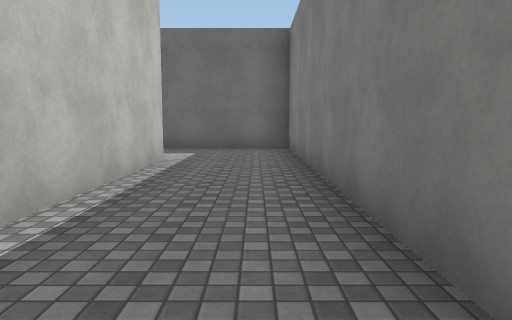
view 1 (above)

21 first-person views from a walk through a scene from a Unity 3-D project. The camera is 1.3 m above the floor, tilts 6° down and sees 70° across. The floor is counted in squares, 2 m on a side. Each view is taken from the middle of a square. On the plan, view 1 faces up. The plan holds only what a view shows up to about 11 squares ahead; the rest is blank. The place goes on beyond the plan. The player is left out. Some animated figures are left out. Surface patterns are stand-ins for the level's own textures.

view 2
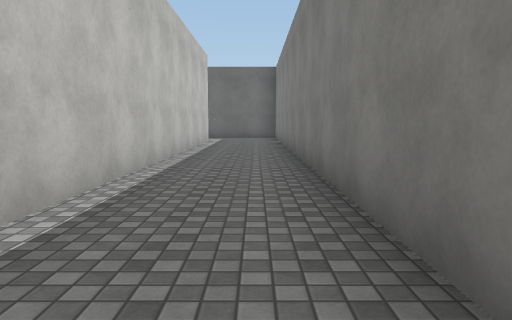

view 3
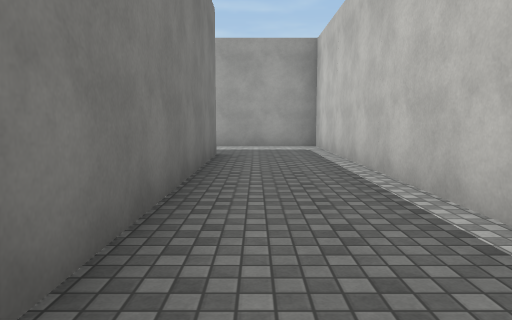

view 4
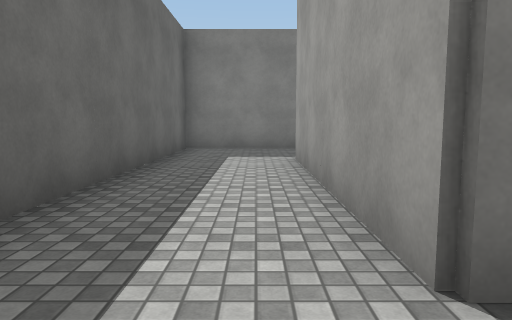

view 5
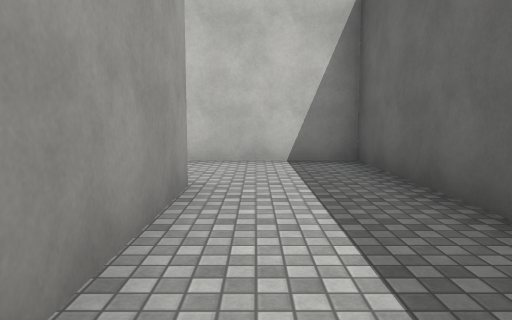

view 6
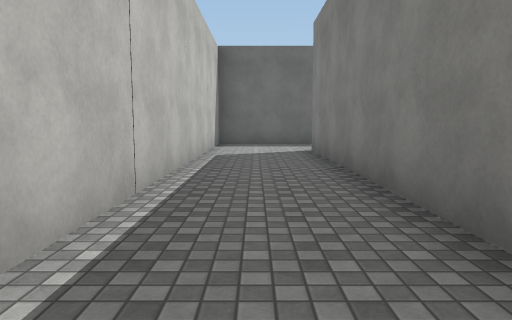

view 7
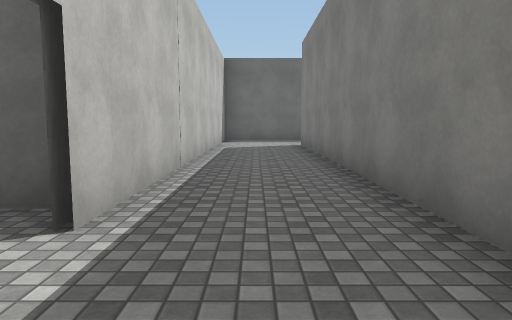

view 8
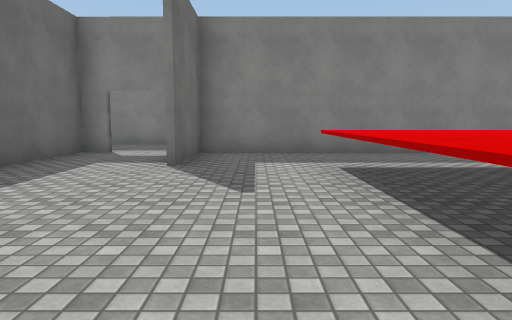

view 9
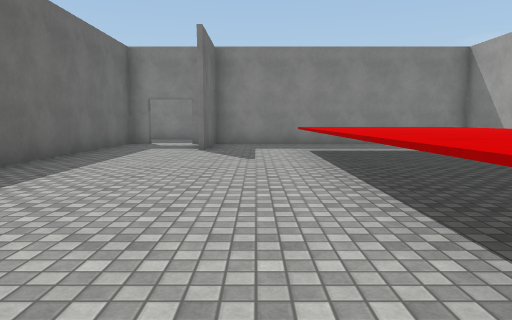

view 10
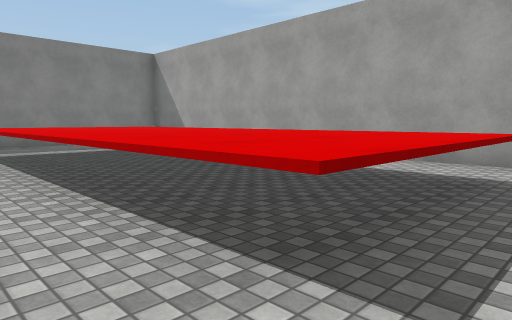

view 11
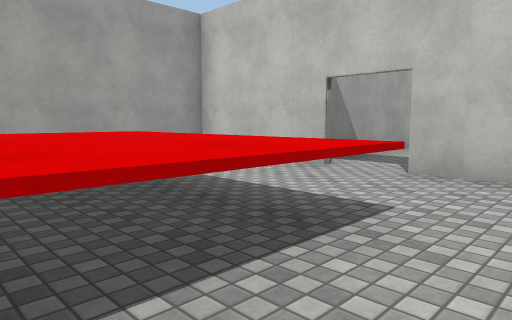

view 12
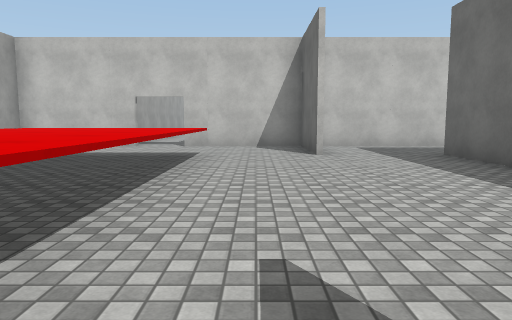

view 13
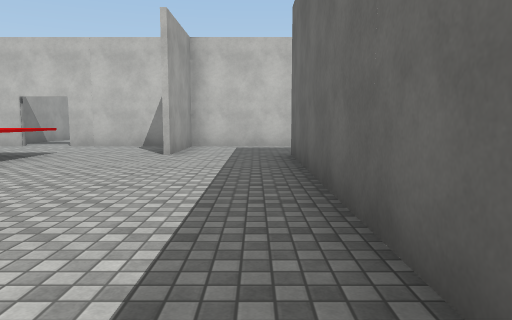

view 14
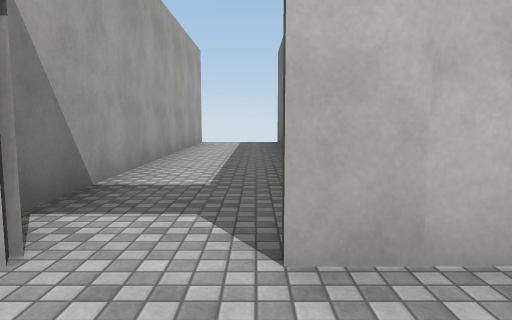

view 15
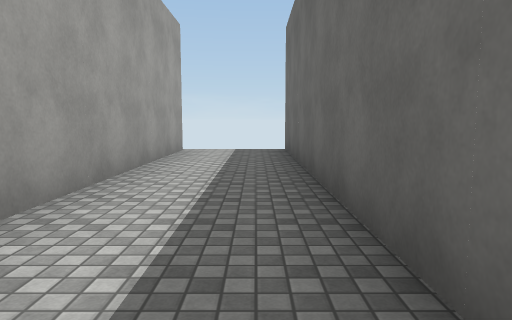

view 16
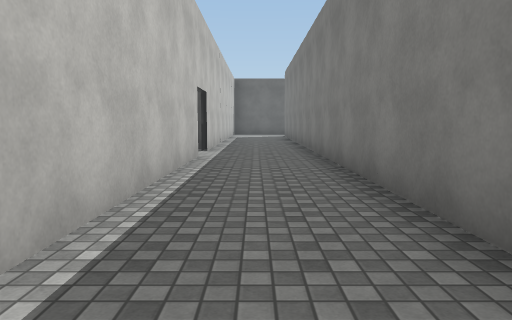

view 17
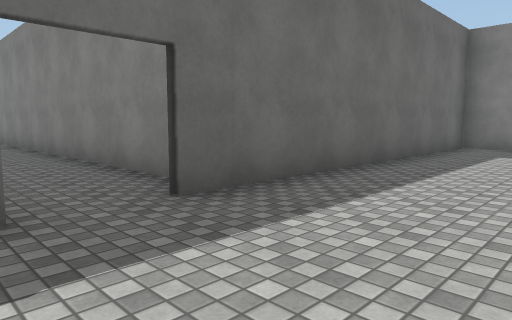

view 18
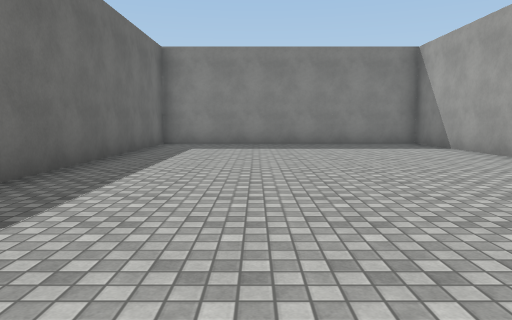

view 19
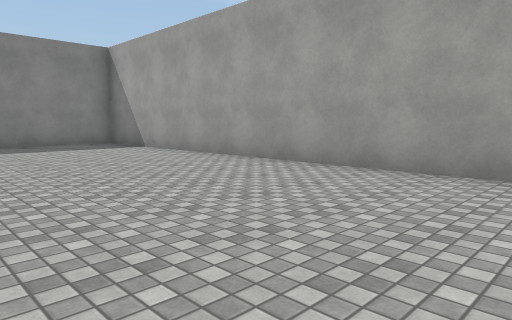

view 20
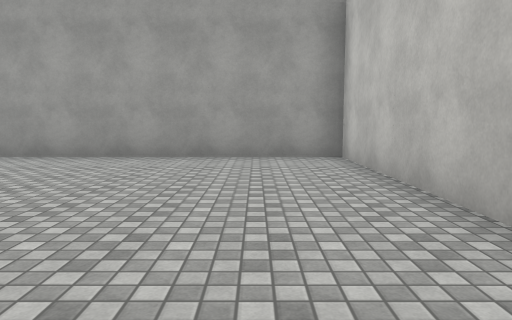

view 21
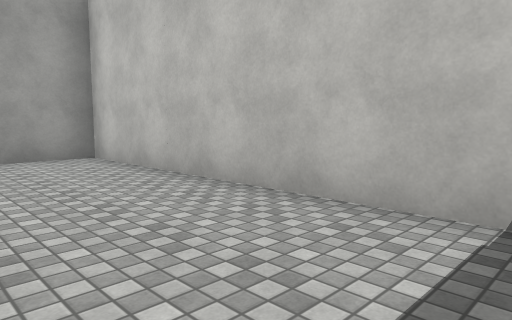

### Floor plan
Key: @ floor where view 1 was taken; # wall or solid block; . floor; ^ raised ledge.
Columns run from 32 left of view 1 to 1 right of it. Each row starts with its distance up from view 1.
  9                        ###########
  8                        #.........#
  7                        #.........#
  6                        #.######..#
  5                        #.#    #..#
  4                        #.#    #..#
  3                        #.#    #..#
  2                        #.#    #..#
  1                        #.#    #..#
  0           #.           #.#    #.@#
 -1           #..###########.#    #..#
 -2           #..............#    #..#
 -3           #..............#    #..#
 -4           ###........###.#    #..#
 -5           #............#.#    #..#
 -6 ###########..^^^^^^^^..#.#    #..#
 -7  ............^^^^^^^^..#.#    #...
 -8  ............^^^^^^^^..#.#    #...
 -9  ##########..^^^^^^^^..#.#    ####
-10           #  ...       #.#
-11           ##############.#########
-12                     #............#
-13                     #............#
-14                     #............#
-15                     #............#
-16                     #............#
-17                     #............#
-18                     #............#
-19                     ##############

Positions as (right, up) in squares from view 1, and headings:
1: (0, 0), facing up
2: (0, -6), facing up
3: (0, 1), facing down
4: (-8, 7), facing right
5: (-3, 7), facing left
6: (-8, -2), facing up
7: (-8, -4), facing up
8: (-17, -5), facing right
9: (-20, -5), facing right
10: (-20, -5), facing down-right
11: (-17, -5), facing down-left
12: (-12, -5), facing left
13: (-12, -2), facing left
14: (-20, -7), facing left
15: (-23, -7), facing left
16: (-8, -10), facing up
17: (-9, -14), facing up-right
18: (-10, -14), facing right
19: (-10, -14), facing down-right
20: (-10, -12), facing down
21: (-9, -12), facing down-left
